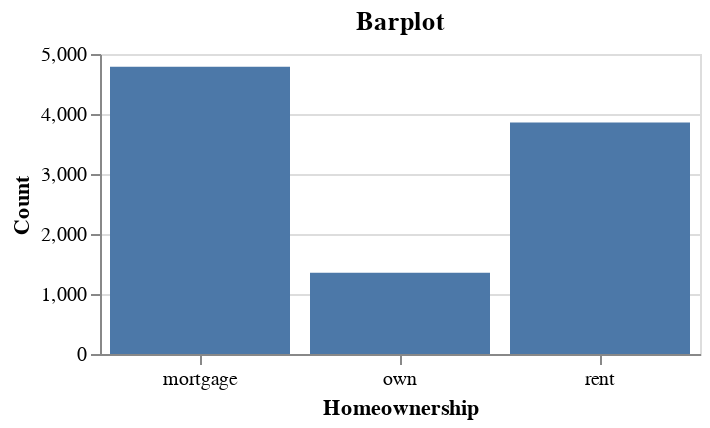

Notebook source saved alongside this figure:
### Markdown cell above
### Standard bar plot

### Code cell
# Plot homeownership
alt.Chart(source).mark_bar().encode(
    alt.X('homeownership', axis=alt.Axis(title="Homeownership", labelAngle=0)),
    alt.Y('count(homeownership)', axis=alt.Axis(title = "Count"))
).properties(
    title='Barplot',
    width=300,
    height=150
)

### Figure 1 — Vega-Lite specification as saved in the notebook (floating-point values rounded to 4 significant figures; data arrays with more than 128 entries replaced by an {"elided": "..."} marker saying what was removed)
{"config": {"view": {"continuousWidth": 400, "continuousHeight": 300}}, "data": {"name": "data-1af1ec55a6d3073ad1d910e908b9c1bc"}, "mark": "bar", "encoding": {"x": {"type": "nominal", "axis": {"labelAngle": 0, "title": "Homeownership"}, "field": "homeownership"}, "y": {"type": "nominal", "aggregate": "count", "axis": {"title": "Count"}, "field": "homeownership"}}, "height": 150, "title": "Barplot", "width": 300, "$schema": "https://vega.github.io/schema/vega-lite/v4.8.1.json", "datasets": {"data-1af1ec55a6d3073ad1d910e908b9c1bc": {"elided": "10000 records"}}}
